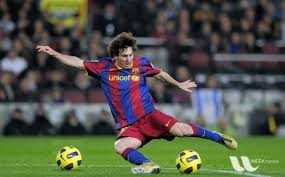
#> input picture Labs/Lab_01/messi5.jpg, 285 x 177 px
$ python matplotlib_demo_3.py
#> lines starting #> are read from the running program, lines starting #| are printed output that depends on the picture

# create flipped versions of an image
from PIL import Image
from matplotlib import pyplot
# load image
image = Image.open('messi5.jpg')
#> image is the input picture: PIL image 285x177 RGB; mean R, G, B 82.4, 85.7, 72.5
# horizontal flip
hoz_flip = image.transpose(Image.FLIP_LEFT_RIGHT)
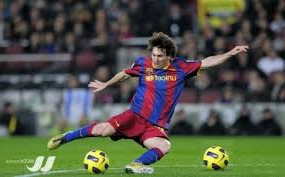
#> hoz_flip: PIL image 285x177 RGB; mean R, G, B 82.4, 85.7, 72.5
# vertical flip
ver_flip = image.transpose(Image.FLIP_TOP_BOTTOM)
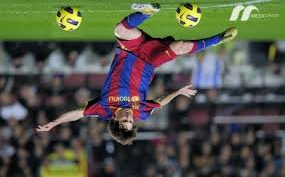
#> ver_flip: PIL image 285x177 RGB; mean R, G, B 82.4, 85.7, 72.5
# plot all three images using matplotlib
pyplot.subplot(311)
pyplot.imshow(image)
pyplot.subplot(312)
pyplot.imshow(hoz_flip)
pyplot.subplot(313)
pyplot.imshow(ver_flip)
pyplot.show()
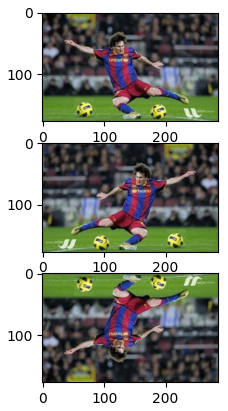
#> figure drawn by matplotlib, 3 panels
